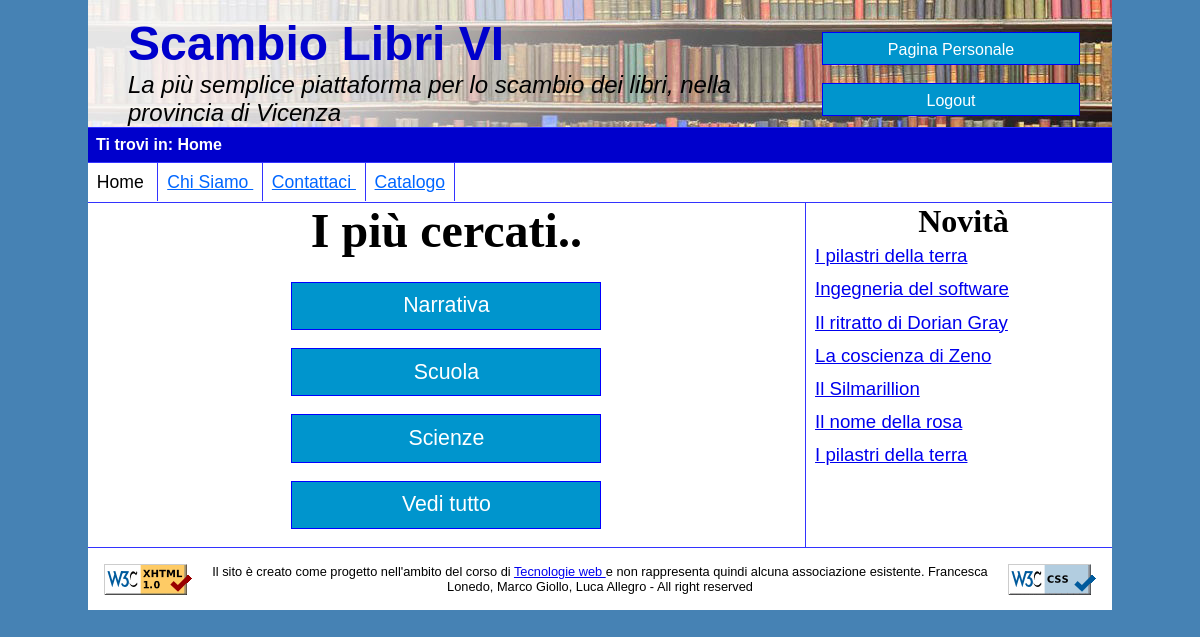
/Progetto/index.php (signed in), run on the app's committed database.
### tables this page shows
CREATE TABLE IF NOT EXISTS `libro` (
  `titolo` varchar(255) NOT NULL,
  `autore` varchar(255) NOT NULL,
  `casaEditrice` varchar(255) DEFAULT NULL,
  `ISBN` varchar(13) NOT NULL,
  `annoPubblicazione` year(4) DEFAULT NULL,
  PRIMARY KEY (`ISBN`)
);

### Progetto/phpNews.php (called while the page is built)
<?php
	class News{
    	public function getNews($connection){
        $query = "SELECT codiceLibro, titolo FROM copiaLibro JOIN libro ON copiaLibro.ISBN = libro.ISBN ORDER BY codiceLibro DESC LIMIT 10";
        $result = mysqli_query($connection, $query) or die ("Errore le fare la query");
        if(mysqli_num_rows($result)>0){
        	$output = array();
            while($row = mysqli_fetch_assoc($result)){
            	$arrayResult = array("codiceLibro" =>  $row['codiceLibro'],
                					 "titolo" => $row['titolo']);
                array_push($output, $arrayResult);
            }
            return $output;
        }
        else{
        	return null;
        }
    }
  }
?>

### Progetto/index.php (the view, shortened to what this page needs)
<?php
		$output="";
        $reg = new connectDB();
        $openConnection = $reg -> accessDB();
        if(!$openConnection){
        	die("Errore nell'aprire il database");
        }
        else{
            require_once 'phpNews.php';
            $news = new News();
            $connection = $reg-> getConnection();
            $results = $news -> getNews($connection);
            if($results){
            	$output = '<ul>';
                foreach($results as $array){
                	$output = $output.'<li> <a href="schedaLibro.php?id='.$array["codiceLibro"].'" class="scheda" title="Vai alla scheda del libro"'.$array["titolo"].'">'.$array["titolo"].'</a></li>';
                }
                $output = $output.'</ul>';
            }
            else{
            	$output = "<p> Non ci sono nuovi inserimenti </p>";
            }
        }
	$header = file_get_contents("header.html");
	$footer = file_get_contents("footer.html");
	$header = str_replace("", "Home", $header);
	if(!isset($_SESSION["user"])){
		$log = file_get_contents("areaLogin.html");
	}
	else{
		$log = '<a class="abutt" id="aPers" href="userHome.php" title="Vai alla tua pagina personale"> Pagina Personale </a> </br>
                  <a class="abutt" id="logout" href="logout.php" title="Esci"> Logout </a>';
	}
	$header = str_replace("", $log, $header);
    $header = str_replace("", "", $header);
	$men = file_get_contents("menuIndex.html");
	$header = str_replace("", $men, $header);
	$con = file_get_contents("contenutoHome.html");
	$con = str_replace("", $output, $con);
	$header = str_replace("", "Home - Scambio Libri Vi", $header);
	echo $header;
	echo $con;
	echo $footer;
?>

### Progetto/style/style.css (style rules this page uses)
html { background-color: SteelBlue ; }
* { padding:0em; margin:0em; }
html, body { max-width: 1024px; margin: auto; font-family: Verdana, Arial, Helvetica, sans-serif; font-size: 100%; }
body { background-color: white; }
#header { overflow:auto; padding-left: 1.5em; background-image: url(sfondo.jpg); }
#titolo { margin-right: 28%; padding:1em; }
#titolo h1 { color: #0000cc; font-size: 3em; display:block; float:left; }
#titolo h2 { font-size: 1.5em; font-style: italic; font-weight: normal; display:block; float:left; }
#aPers { margin-left:71%; padding-bottom: 0.3em; width:15em; }
#logout { margin-left:71%; padding-bottom: 0.3em; width:15em; }
#where { background-color: #0000cc; border-bottom: 1px solid #3333ff; border-top: 1px solid #3333ff; padding: 0.5em; color:white; font-size: 1.0em; }
#where p { font-weight: bold; }
#menu { padding: 0.5em; font-size: 1.1em; border-bottom: 1px solid #3333ff; }
#menu ul { list-style-type: none; padding-left:-0.5em; margin-left:-0.5em; }
#menu ul li { padding: 0.5em; display: inline; }
#menu a:link { color: #0066ff; }
.centrali { border-left: 1px solid #3333ff; }
.ultimo { border-right: 1px solid #3333ff; border-left: 1px solid #3333ff; }
.abutt { display:block; width: 50%; margin:auto; outline: none; cursor:pointer; text-align:center; text-decoration: none; color: white; padding: 0.5em 0.5em; border: solid 1px blue; background: #0095cd; }
#novita ul { list-style-type: none; font-size: 1.5em; }
#novita ul li { padding-top: 0.3em; padding-bottom: 0.3em; }
#divSfo { float: left; background-color: white; width:70%; border-right: 1px solid #3333ff; }
#novita { float:right; background-color: white; overflow:auto; width: 29%; }
#novita li { font-size: 14pt; }
#novita h1 { text-align:center; font-family: "Vag Rounded"; font-size: 2em; }
#novita { float:right; }
#divSfo h1 { text-align:center; font-family: "Vag Rounded"; font-size: 3em; margin-bottom: 0.5em; }
#divSfo a { padding: 0.5em; font-size:16pt; display: block; width: 40%; margin: auto; outline: none; cursor: pointer; text-align: center; text-decoration: none; color: white; padding: 0.5em 0.5em; border: solid 1px blue; background: #0095cd; }
#footer { border-top: 1px solid #3333ff; padding: 1em; clear:both; }
#imgValidCode { float: left; }
#imgValidCSS { float: right; }
#footer p { margin-left: 10%; margin-right:10%; text-align: center; font-size: 0.8em; }

### Progetto/style/small.css (style rules this page uses)
#titolo h1 { color: #0000cc; font-size: 1.5em; display:block; }
#titolo h2 { display: none; }
#where { display: none; }
#menu { margin-left: 3px; padding: 0.5em; font-size: 1.1em; border-bottom: 1px solid #3333ff; }
#menu ul { list-style-type: none; margin-left:-0.5em; }
#menu ul li { display:flex; padding: 0.5em; border-top: 1px solid #3333ff; border-left: 1px solid #3333ff; border-right: 1px solid #3333ff; }
#current { display:flex; }
.ultimo { display: flex; border-bottom: 1px solid #3333ff; }
.centrali { display:flex; }
.abutt { display:block; width: 50%; margin:auto; outline: none; cursor:pointer; text-align:center; text-decoration: none; color: white; padding: 0.5em 0.5em; border: solid 1px blue; background: #0095cd; }
#aPers { padding-bottom: 0.5em; margin-left: 1%; margin-top: 2em; }
#logout { padding-bottom: 0.2em; margin-left: 1%; margin-top: 0.9em; margin-bottom:0.5em; }
#divSfo { background-color: white; width:100%; border-right: none; }
#novita { display: none; }
#divSfo h1 { text-align:center; font-family: "Vag Rounded"; font-size: 2em; margin-bottom: 0.5em; }
.abutt { display:block; }
#footer { border-top: 1px solid #3333ff; padding: 1em; clear:both; }
#imgValidCode { display:none; }
#imgValidCSS { display:none; }
#footer p { margin-left: 10%; margin-right:10%; text-align: center; font-size: 0.8em; }

### data on the page
libro: titolo "I pilastri della terra I pilastri della terra"
libro: titolo "Ingegneria del software"
libro: titolo "Il ritratto di Dorian Gray"
libro: titolo "La coscienza di Zeno"
libro: titolo "Il Silmarillion"
libro: titolo "Il nome della rosa"

### other printed values
$header "Scambio Libri VI La più semplice piattaforma per lo scambio dei libri, nella provincia di Vicenza Ti trovi in: Home Home Chi Siamo Contattaci Catalogo"
$con "I più cercati.. Narrativa Scuola Scienze Vedi tutto Novità"
$footer "Il sito è creato come progetto nell'ambito del corso di Tecnologie web e non rappresenta quindi alcuna associazione esistente. Francesca Lonedo, Marco Giollo, Luca Allegro - All right reserved"
